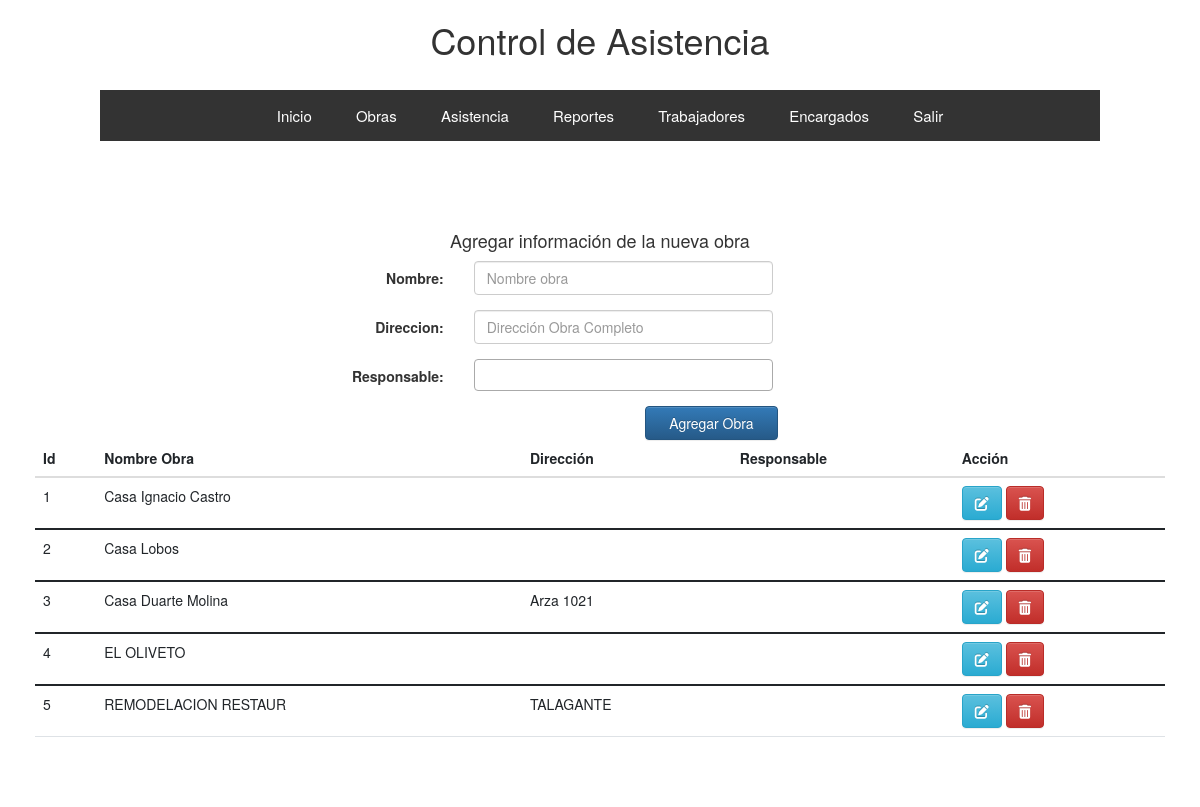
The app's page /admin/obras.php (signed in) with its own data.
### tables this page shows
CREATE TABLE `obras` (
  `id_obra` int(10) NOT NULL,
  `nombre_obra` varchar(20) NOT NULL,
  `direccion_obra` varchar(50) NOT NULL
);

### admin/obras.php (the view, shortened to what this page needs)
<?php require_once "./vista/vista_superior.php"
?>
<!DOCTYPE html>
<html lang="es">
<head>
<link href="https://cdn.jsdelivr.net/npm/bootstrap@5.1.1/dist/css/bootstrap.min.css" rel="stylesheet">
  <link rel="stylesheet" type="text/css" href="../css/main.css">
  <link rel="stylesheet" href="https://maxcdn.bootstrapcdn.com/bootstrap/3.3.7/css/bootstrap.min.css" >
  <link rel="stylesheet" href="https://maxcdn.bootstrapcdn.com/bootstrap/3.3.7/css/bootstrap-theme.min.css" >
</head>
<body>
<center>
<div class="content">
  <div class="row" id="obra">
      <form action="./db/obras_db.php" id='formObras' method="post" class="form-horizontal col-md-6 col-md-offset-3">
      <h4>Agregar información de la nueva obra</h4>
      <div class="form-group">
          <label for="input1" class="col-sm-3 control-label">Nombre:</label>
          <div class="col-sm-7">
            <input type="text" name="nombre"  class="form-control" id="nombre_obra" placeholder="Nombre obra" />
          </div>
      </div>
      <div class="form-group">
          <label for="input1" class="col-sm-3 control-label">Direccion:</label>
          <div class="col-sm-7">
            <input type="text" name="direccion"  class="form-control" id="direccion_obra" placeholder="Dirección Obra Completo" />
          </div>
      </div>
      <div class="form-group">
          <label for="input1" class="col-sm-3 control-label">Responsable:</label>
          <div class="col-sm-7">
          </div>
      </div>
      <input type="submit" class="btn btn-primary col-md-3 col-md-offset-7" value="Agregar Obra" name="nueva_obra" />
    </form>
    <table id='tablaObras' class="table table-stripped">
      <thead>
        <tr>
          <th scope="col">Id</th>
          <th scope="col">Nombre Obra</th>
          <th scope="col">Dirección</th>
          <th scope="col">Responsable</th>
          <th scope="col">Acción</th>
        </tr>
      </thead>
   <?php
     $all_query = mysqli_query($conexion, "select * from obras;");
     while ($data = mysqli_fetch_array($all_query)) {
     ?>
  <tbody>
     <tr>
       <td><?php echo $data['id_obra']; ?></td>
       <td><?php echo $data['nombre_obra']; ?></td>
       <td><?php echo $data['direccion_obra']; ?></td>
       <td>
       </td>
       <td><button class="btn btn-info btnEditar"><i class="fas fa-edit"></i></button> <button class="btn btn-danger btnEliminar"><i class="fas fa-trash-alt"></i></button></td>
     </tr>
  </tbody>
     <?php
          }
      ?>
    </table>
  </div>
</div>
</center>
</body>
<link href="https://cdn.jsdelivr.net/npm/select2@4.1.0-rc.0/dist/css/select2.min.css" rel="stylesheet" />
</html>

### admin/vista/vista_superior.php (shortened to what this page needs)
<?php
$usuario = $_SESSION['username'];
if(!isset($usuario)){
  header("location: ../index.php");
}else{
?>
<!DOCTYPE html>
<html lang="es">
<head>
<link rel="stylesheet" type="text/css" href="../css/main.css">
</head>
<header>
  <h1>Control de Asistencia</h1>
  <nav class="navegacion">
			<ul class="menu">
          <li><a href="index.php">Inicio</a></li>
          <li><a href="obras.php">Obras</a></li>
          <li><a href="asistencia.php">Asistencia</a></li>
          <li><a href="reportes.php">Reportes</a></li>
				<li><a href="#">Trabajadores</a>
				</li>
        <li><a href="#">Encargados</a>
				</li>
        <li><a href="../logout.php">Salir</a>
			</ul>
		</nav>
</header>
<?php } ?>

### css/main.css (style rules this page uses)
header { font-size: 15px; font-style: bold; text-align: center; }
body { color: black; background-color: white; font-family: Arial; margin: 0; }
table td button { background-color: #627287; }
.row { display: flex; flex-wrap: wrap; }
.content { flex: 30%; background-color: white; padding: 50px; }

### admin/vista/vista_superior.php (style rules this page uses)
.row:before, .row:after { display: none !important; }
* { margin: 0; padding: 0; -webkit-box-sizing: border-box; -moz-box-sizing: border-box; box-sizing: border-box; }
body { background: #313D52; }
header { width: 100%; }
.navegacion { width: 1000px; margin: 30px auto; background: #333; }
.navegacion ul { list-style: none; }
.menu > li { position: relative; display: inline-block; }
.menu > li > a { display: block; padding: 15px 20px; color: #fff; text-decoration: none; }

### records on screen
obras: id_obra "1", nombre_obra "Casa Ignacio Castro"
obras: id_obra "2", nombre_obra "Casa Lobos"
obras: id_obra "3", nombre_obra "Casa Duarte Molina", direccion_obra "Arza 1021"
obras: id_obra "4", nombre_obra "EL OLIVETO"
obras: id_obra "5", nombre_obra "REMODELACION RESTAUR", direccion_obra "TALAGANTE"
